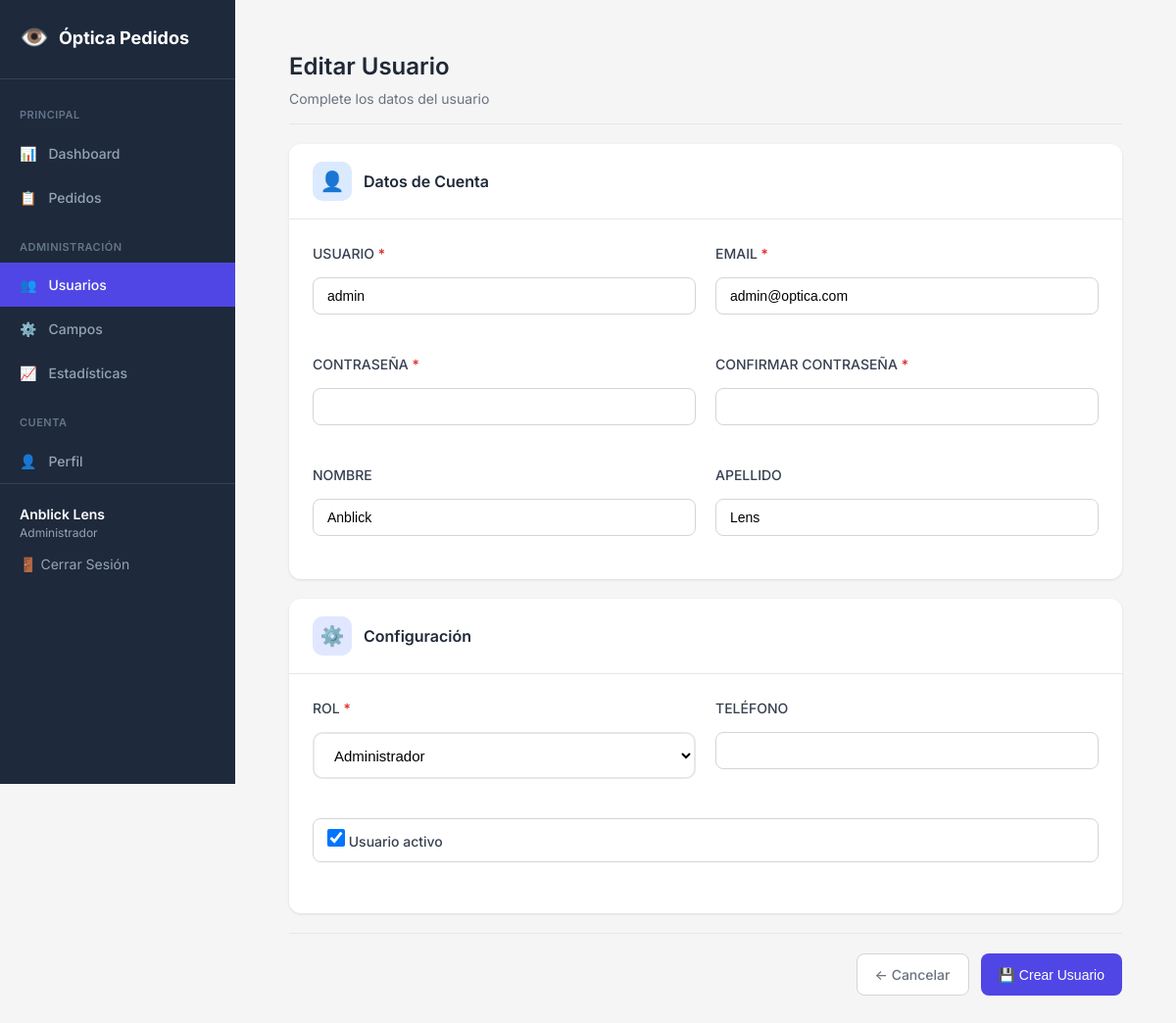
The app's page /gestion/usuarios/nuevo/ (signed in) with its own data.
### pedidos/models.py (models this page shows, shortened)
class Usuario(AbstractUser):
    rol = models.CharField('Rol', max_length=20, choices=Rol.choices, default=Rol.CLIENTE)
    nombre_optica = models.CharField('Nombre de Óptica', max_length=200, blank=True)
    ciudad_optica = models.CharField('Ciudad', max_length=100, blank=True)
    ruc_optica = models.CharField('RUC', max_length=20, blank=True)
    vendedor_optica = models.CharField('Vendedor', max_length=100, blank=True)
    telefono_optica = models.CharField('Teléfono', max_length=20, blank=True)
    logo = models.ImageField('Logo', upload_to='logos/', blank=True, null=True)
    objects = UsuarioManager()
    class Meta:
        verbose_name = 'Usuario'
        verbose_name_plural = 'Usuarios'
    def es_admin(self):
        return self.rol == Rol.ADMIN

### pedidos/views.py (the view)
# urls.py: path('gestion/usuarios/nuevo/', views.admin_usuario_create, name='admin_usuario_create'),
@login_required
def admin_usuario_create(request):
    if not request.user.es_admin():
        return redirect('dashboard')
    if request.method == 'POST':
        form = UsuarioForm(request.POST)
        if form.is_valid():
            try:
                user = form.save()
                messages.success(request, f'Usuario "{user.username}" creado exitosamente.')
                return redirect('admin_usuarios')
            except Exception as e:
                messages.error(request, f'Error al guardar: {str(e)}')
        else:
            messages.error(request, f'Formulario inválido: {form.errors}')
    else:
        form = UsuarioForm()
    return render(request, 'pedidos/admin/usuario_form.html', {
        'form': form,
        'usuario': request.user,
        'es_nuevo': True
    })

### templates/pedidos/admin/usuario_form.html (shortened to what this page needs)
{% extends 'base.html' %}
{% block content %}
<nav class="sidebar">
    <a href="{% url 'dashboard' %}" class="sidebar-brand">
        <span>👁️</span> Óptica Pedidos
    </a>
    <div class="sidebar-menu">
        <div class="menu-title">Principal</div>
        <a href="{% url 'dashboard' %}" class="menu-link {% if request.path == '/' %}active{% endif %}">
            <span>📊</span> Dashboard
        </a>
        <a href="{% url 'pedido_list' %}" class="menu-link {% if 'pedidos' in request.path and 'nuevo' not in request.path %}active{% endif %}">
            <span>📋</span> Pedidos
        </a>
        {% if usuario.es_admin %}
        <div class="menu-title">Administración</div>
        <a href="{% url 'admin_usuarios' %}" class="menu-link {% if 'usuarios' in request.path %}active{% endif %}">
            <span>👥</span> Usuarios
        </a>
        <a href="{% url 'admin_campos' %}" class="menu-link {% if 'campos' in request.path %}active{% endif %}">
            <span>⚙️</span> Campos
        </a>
        <a href="{% url 'admin_estadisticas' %}" class="menu-link {% if 'estadisticas' in request.path %}active{% endif %}">
            <span>📈</span> Estadísticas
        </a>
        {% endif %}
        <div class="menu-title">Cuenta</div>
        <a href="{% url 'perfil' %}" class="menu-link {% if 'perfil' in request.path %}active{% endif %}">
            <span>👤</span> Perfil
        </a>
    </div>
    <div class="sidebar-footer">
        <div class="user-info">
            <div class="user-name">{{ usuario.get_full_name|default:usuario.username }}</div>
            <div class="user-role">{{ usuario.get_rol_display }}</div>
        </div>
        <a href="{% url 'logout' %}" class="btn-logout">🚪 Cerrar Sesión</a>
    </div>
</nav>
<main class="main">
    <div class="form-page">
        <div class="form-header">
            <div>
                <h1 class="form-title">{% if usuario %}Editar{% else %}Nuevo{% endif %} Usuario</h1>
                <p class="form-subtitle">Complete los datos del usuario</p>
            </div>
        </div>
        <form method="POST" action="{% if es_nuevo %}{% url 'admin_usuario_create' %}{% else %}{% url 'admin_usuario_edit' usuario.pk %}{% endif %}">
            <div class="form-card">
                <div class="form-card-header">
                    <div class="header-icon" style="background: #dbeafe; color: #2563eb;">👤</div>
                    <h5>Datos de Cuenta</h5>
                </div>
                <div class="form-card-body">
                    <div class="form-grid">
                        <div class="form-group">
                            <label class="form-label">Usuario <span class="required">*</span></label>
                            <input type="text" name="username" class="form-input" required
                                   value="{{ form.username.value|default:usuario.username|default:'' }}">
                        </div>
                        <div class="form-group">
                            <label class="form-label">Email <span class="required">*</span></label>
                            <input type="email" name="email" class="form-input" required
                                   value="{{ form.email.value|default:usuario.email|default:'' }}">
                        </div>
                    </div>
                    {% if es_nuevo %}
                    <div class="form-grid" style="margin-top: 20px;">
                        <div class="form-group">
                            <label class="form-label">Contraseña <span class="required">*</span></label>
                            <input type="password" name="password1" class="form-input" required>
                        </div>
                        <div class="form-group">
                            <label class="form-label">Confirmar Contraseña <span class="required">*</span></label>
                            <input type="password" name="password2" class="form-input" required>
                        </div>
                    </div>
                    {% endif %}
                    <div class="form-grid" style="margin-top: 20px;">
                        <div class="form-group">
                            <label class="form-label">Nombre</label>
                            <input type="text" name="first_name" class="form-input"
                                   value="{{ form.first_name.value|default:usuario.first_name|default:'' }}">
                        </div>
                        <div class="form-group">
                            <label class="form-label">Apellido</label>
                            <input type="text" name="last_name" class="form-input"
                                   value="{{ form.last_name.value|default:usuario.last_name|default:'' }}">
                        </div>
                    </div>
                </div>
            </div>
            <div class="form-card">
                <div class="form-card-header">
                    <div class="header-icon" style="background: #e0e7ff; color: #7c3aed;">⚙️</div>
                    <h5>Configuración</h5>
                </div>
                <div class="form-card-body">
                    <div class="form-grid">
                        <div class="form-group">
                            <label class="form-label">Rol <span class="required">*</span></label>
                            <select name="rol" id="id_rol" class="form-select" required>
                                <option value="ADMIN" {% if form.rol.value == 'ADMIN' or usuario.rol == 'ADMIN' %}selected{% endif %}>Administrador</option>
                            </select>
                        </div>
                        <div class="form-group">
                            <label class="form-label">Teléfono</label>
                            <input type="text" name="telefono_optica" class="form-input"
                                   value="{{ form.telefono_optica.value|default:usuario.telefono_optica|default:'' }}">
                        </div>
                    </div>
                    {% if usuario %}
                    <div class="form-group" style="margin-top: 20px;">
                        <label class="form-checkbox">
                            <input type="checkbox" name="is_active" {% if usuario.is_active %}checked{% endif %}>
                            <span>Usuario activo</span>
                        </label>
                    </div>
                    {% endif %}
                </div>
            </div>
            <div class="form-actions">
                <a href="{% url 'admin_usuarios' %}" class="btn-volver">
                    ← Cancelar
                </a>
                <button type="submit" class="btn-guardar">
                    💾 {% if es_nuevo %}Crear Usuario{% else %}Guardar Cambios{% endif %}
                </button>
            </div>
        </form>
    </div>
</main>
{% endblock %}

### templates/pedidos/admin/usuario_form.html (style rules this page uses)
.form-page { max-width: 900px; margin: 0 auto; padding: 20px 25px; }
.form-header { display: flex; justify-content: space-between; align-items: center; margin-bottom: 20px; padding-bottom: 15px; border-bottom: 1px solid #e5e7eb; }
.form-title { font-size: 1.5rem; font-weight: 600; color: #1f2937; margin: 0; }
.form-subtitle { font-size: 0.875rem; color: #6b7280; margin-top: 4px; }
.btn-volver { display: inline-flex; align-items: center; gap: 8px; padding: 10px 18px; background: white; color: #6b7280; border: 1px solid #d1d5db; border-radius: 8px; font-weight: 500; font-size: 14px; text-decoration: none; transition: all 0.2s; }
.btn-guardar { display: inline-flex; align-items: center; gap: 8px; padding: 10px 18px; background: #4f46e5; color: white; border: none; border-radius: 8px; font-weight: 500; font-size: 14px; cursor: pointer; transition: background 0.2s; }
.form-card { background: white; border-radius: 12px; box-shadow: 0 1px 3px rgba(0,0,0,0.1); margin-bottom: 20px; overflow: hidden; }
.form-card-header { display: flex; align-items: center; gap: 12px; padding: 18px 24px; border-bottom: 1px solid #e5e7eb; }
.form-card-header .header-icon { width: 40px; height: 40px; border-radius: 10px; display: flex; align-items: center; justify-content: center; font-size: 20px; }
.form-card-header h5 { margin: 0; font-size: 16px; font-weight: 600; color: #1f2937; }
.form-card-body { padding: 24px; }
.form-grid { display: grid; grid-template-columns: repeat(2, 1fr); gap: 20px; }
.form-group { display: flex; flex-direction: column; gap: 6px; }
.form-label { font-weight: 500; font-size: 13px; color: #4b5563; text-transform: uppercase; }
.form-input { padding: 10px 14px; border: 1px solid #d1d5db; border-radius: 8px; font-size: 14px; transition: border-color 0.2s, box-shadow 0.2s; }
.form-select { padding: 10px 14px; border: 1px solid #d1d5db; border-radius: 8px; font-size: 14px; background: white; cursor: pointer; }
.form-checkbox { display: flex; align-items: center; gap: 8px; padding: 10px 14px; border: 1px solid #d1d5db; border-radius: 8px; cursor: pointer; }
.form-checkbox input { width: 18px; height: 18px; cursor: pointer; }
.form-actions { display: flex; justify-content: flex-end; gap: 12px; padding-top: 20px; border-top: 1px solid #e5e7eb; margin-top: 20px; }
.required { color: #dc2626; }

### templates/base.html (style rules this page uses)
*, *::before, *::after { margin: 0; padding: 0; box-sizing: border-box; }
html { height: 100%; }
body { font-family: 'Inter', -apple-system, BlinkMacSystemFont, sans-serif; background: #f5f5f5; color: #1f2937; line-height: 1.5; }
.sidebar { width: 240px; background: #1e293b; color: white; padding: 20px 0; position: fixed; height: 100vh; overflow-y: auto; transition: transform 0.3s ease; z-index: 100; }
.sidebar-brand { display: flex; align-items: center; gap: 10px; padding: 0 20px 24px; font-size: 18px; font-weight: 700; color: white; text-decoration: none; border-bottom: 1px solid #334155; margin-bottom: 8px; }
.sidebar-brand span { font-size: 24px; }
.menu-title { padding: 20px 20px 8px; font-size: 11px; font-weight: 600; text-transform: uppercase; letter-spacing: 0.5px; color: #64748b; }
.menu-link { display: flex; align-items: center; gap: 12px; padding: 12px 20px; color: #94a3b8; text-decoration: none; font-size: 14px; font-weight: 500; transition: all 0.2s; }
.menu-link.active { background: #4f46e5; color: white; }
.sidebar-footer { padding: 20px; border-top: 1px solid #334155; }
.sidebar-footer a { color: #94a3b8; text-decoration: none; font-size: 14px; }
.main { flex: 1; margin-left: 240px; padding: 30px; transition: margin-left 0.3s ease; }
.form-group { margin-bottom: 20px; }
.form-group label { display: block; margin-bottom: 8px; font-weight: 500; font-size: 14px; color: #374151; }
.form-control, .form-select { width: 100%; height: 48px; padding: 12px 16px; font-size: 15px; border: 2px solid #e5e7eb; border-radius: 10px; background: white; transition: all 0.2s; }
.user-info { margin-bottom: 12px; }
.user-name { font-weight: 600; color: white; font-size: 14px; }
.user-role { font-size: 12px; color: #94a3b8; }
.btn-logout { display: block; color: #94a3b8; text-decoration: none; font-size: 14px; }

### records on screen
Usuario: get_full_name "Anblick Lens", rol "Administrador", username "admin", email "admin@optica.com", first_name "Anblick", last_name "Lens", is_active "☑"
